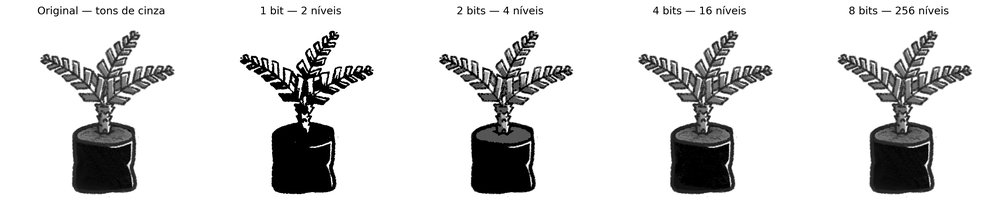
#> input picture portifolio01/quantizacao.png, 1000 x 216 px, shrunk from 4770 x 1029 before the run, given in place of images.jpg, which was not available
$ jupyter execute processamento_de_imagens_aula1.ipynb
#> lines starting #> are read from the running program, lines starting #| are printed output that depends on the picture; pictures that were not available may be replaced by others from this repository, and a replacement may not be noted
[cell 1]
from google.colab import files
import cv2 #open cv lib
from google.colab.patches import cv2_imshow

[cell 2]
#leitura e exibição da imagem

[cell 3]
arquivos = files.upload()
#> the answer given: quantizacao.png

[cell 4]
img2 = cv2.imread('images.jpg')
#> img2 is the input picture: shape (216, 1000, 3); min 0, max 255, mean 216.4
cv2_imshow(img2)

[cell 5]
img = cv2.imread('vermis.png')
cv2_imshow(img)

[cell 6]
img

[cell 7]
cv2_imshow(img/2)
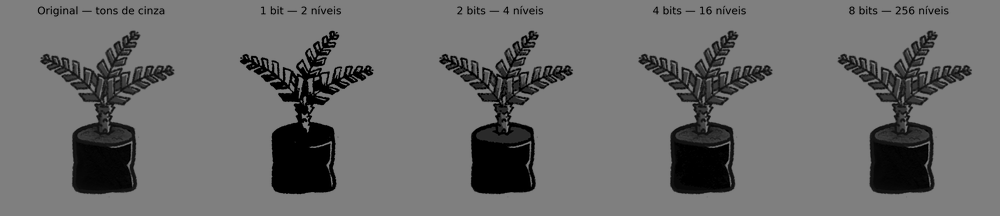
#> shown: shape (216, 1000, 3) float64; min 0, max 127.5, mean 108.2

[cell 8]
cv2_imshow(img*2)
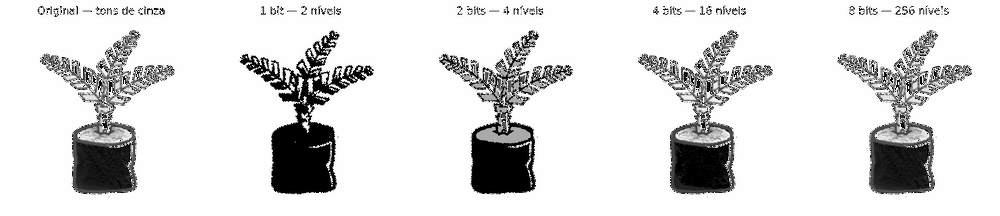
#> shown: shape (216, 1000, 3); min 0, max 254, mean 219.3

[cell 9]
cv2_imshow(255-img)
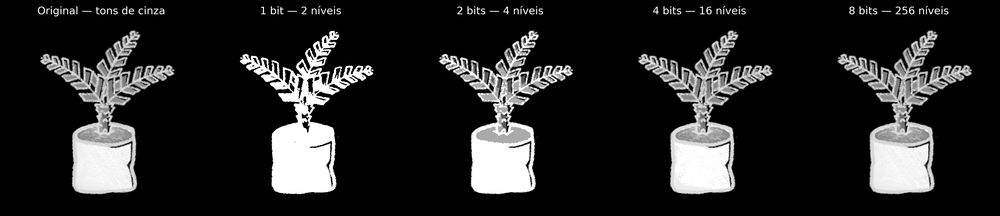
#> shown: shape (216, 1000, 3); min 0, max 255, mean 38.6

[cell 10]
r,g,b = cv2.split(img2)
cv2_imshow(r)
cv2_imshow(g)
cv2_imshow(b)
